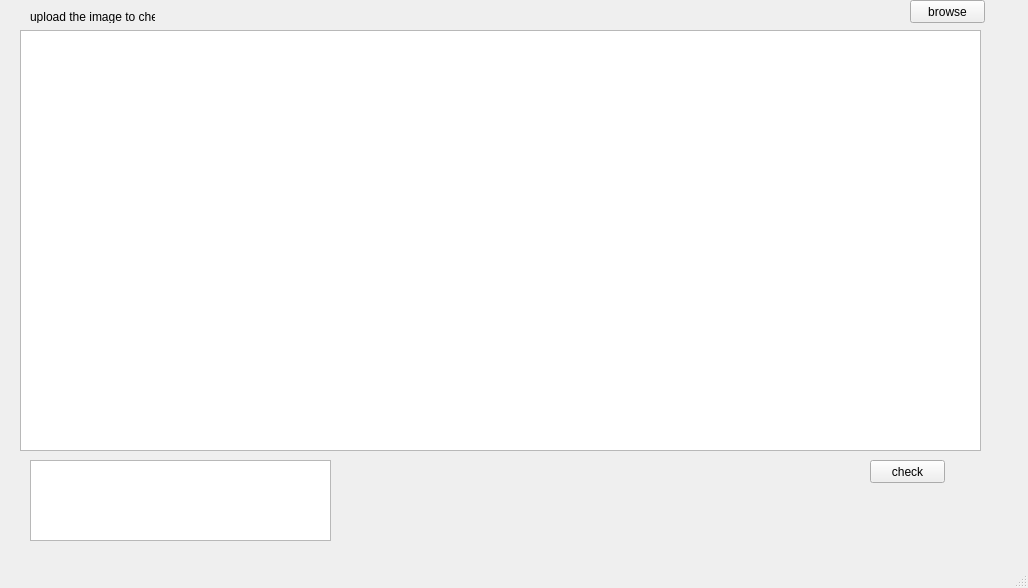
<?xml version="1.0" encoding="UTF-8"?>
<ui version="4.0">
 <class>MainWindow</class>
 <widget class="QMainWindow" name="MainWindow">
  <property name="geometry">
   <rect>
    <x>0</x>
    <y>0</y>
    <width>1028</width>
    <height>588</height>
   </rect>
  </property>
  <property name="windowTitle">
   <string>MainWindow</string>
  </property>
  <widget class="QWidget" name="centralwidget">
   <widget class="QLabel" name="label">
    <property name="geometry">
     <rect>
      <x>30</x>
      <y>10</y>
      <width>125</width>
      <height>13</height>
     </rect>
    </property>
    <property name="toolTip">
     <string>&lt;html&gt;&lt;head/&gt;&lt;body&gt;&lt;p align=&quot;center&quot;&gt;&lt;span style=&quot; font-size:18pt;&quot;&gt;upload the image to check&lt;/span&gt;&lt;/p&gt;&lt;/body&gt;&lt;/html&gt;</string>
    </property>
    <property name="whatsThis">
     <string>&lt;html&gt;&lt;head/&gt;&lt;body&gt;&lt;p align=&quot;center&quot;&gt;&lt;span style=&quot; font-size:16pt; font-weight:600;&quot;&gt;upload the image to check&lt;/span&gt;&lt;/p&gt;&lt;/body&gt;&lt;/html&gt;</string>
    </property>
    <property name="text">
     <string>upload the image to check</string>
    </property>
   </widget>
   <widget class="QPushButton" name="pushButton">
    <property name="geometry">
     <rect>
      <x>910</x>
      <y>0</y>
      <width>75</width>
      <height>23</height>
     </rect>
    </property>
    <property name="text">
     <string>browse</string>
    </property>
   </widget>
   <widget class="QGraphicsView" name="graphicsView">
    <property name="geometry">
     <rect>
      <x>20</x>
      <y>30</y>
      <width>961</width>
      <height>421</height>
     </rect>
    </property>
   </widget>
   <widget class="QPushButton" name="pushButton_2">
    <property name="geometry">
     <rect>
      <x>870</x>
      <y>460</y>
      <width>75</width>
      <height>23</height>
     </rect>
    </property>
    <property name="text">
     <string>check</string>
    </property>
   </widget>
   <widget class="QTextBrowser" name="textEdit">
    <property name="geometry">
     <rect>
      <x>30</x>
      <y>460</y>
      <width>301</width>
      <height>81</height>
     </rect>
    </property>
   </widget>
  </widget>
  <widget class="QMenuBar" name="menubar">
   <property name="geometry">
    <rect>
     <x>0</x>
     <y>0</y>
     <width>1028</width>
     <height>21</height>
    </rect>
   </property>
  </widget>
  <widget class="QStatusBar" name="statusbar"/>
 </widget>
 <resources/>
 <connections/>
</ui>
